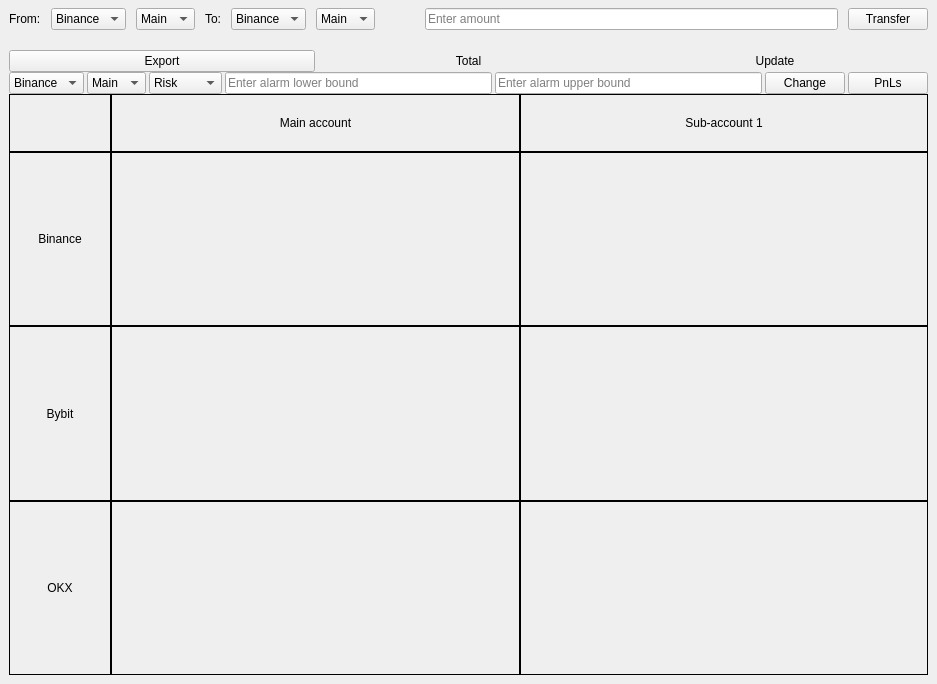
<?xml version="1.0" encoding="UTF-8"?>
<ui version="4.0">
 <class>MainWindow</class>
 <widget class="QMainWindow" name="MainWindow">
  <property name="geometry">
   <rect>
    <x>0</x>
    <y>0</y>
    <width>937</width>
    <height>684</height>
   </rect>
  </property>
  <property name="windowTitle">
   <string>Crypto Alarm</string>
  </property>
  <widget class="QWidget" name="centralwidget">
   <layout class="QVBoxLayout" name="verticalLayout" stretch="0,0,0,1">
    <property name="spacing">
     <number>0</number>
    </property>
    <property name="topMargin">
     <number>8</number>
    </property>
    <item>
     <layout class="QVBoxLayout" name="verticalLayout_2" stretch="0">
      <item>
       <layout class="QHBoxLayout" name="horizontalLayout_29" stretch="0,0,0,0,0,0,0,1,0">
        <property name="spacing">
         <number>10</number>
        </property>
        <item>
         <widget class="QLabel" name="label_3">
          <property name="text">
           <string>From:</string>
          </property>
         </widget>
        </item>
        <item>
         <widget class="QComboBox" name="comboBox_exchangeFrom">
          <item>
           <property name="text">
            <string>Binance</string>
           </property>
          </item>
          <item>
           <property name="text">
            <string>Okx</string>
           </property>
          </item>
          <item>
           <property name="text">
            <string>Bybit</string>
           </property>
          </item>
         </widget>
        </item>
        <item>
         <widget class="QComboBox" name="comboBox_accountFrom">
          <item>
           <property name="text">
            <string>Main</string>
           </property>
          </item>
          <item>
           <property name="text">
            <string>Sub1</string>
           </property>
          </item>
         </widget>
        </item>
        <item>
         <widget class="QLabel" name="label_4">
          <property name="text">
           <string>To:</string>
          </property>
         </widget>
        </item>
        <item>
         <widget class="QComboBox" name="comboBox_exchangeTo">
          <item>
           <property name="text">
            <string>Binance</string>
           </property>
          </item>
          <item>
           <property name="text">
            <string>Okx</string>
           </property>
          </item>
          <item>
           <property name="text">
            <string>Bybit</string>
           </property>
          </item>
         </widget>
        </item>
        <item>
         <widget class="QComboBox" name="comboBox_accountTo">
          <item>
           <property name="text">
            <string>Main</string>
           </property>
          </item>
          <item>
           <property name="text">
            <string>Sub1</string>
           </property>
          </item>
         </widget>
        </item>
        <item>
         <spacer name="horizontalSpacer">
          <property name="orientation">
           <enum>Qt::Horizontal</enum>
          </property>
          <property name="sizeHint" stdset="0">
           <size>
            <width>40</width>
            <height>20</height>
           </size>
          </property>
         </spacer>
        </item>
        <item>
         <widget class="QLineEdit" name="lineEdit">
          <property name="placeholderText">
           <string>Enter amount</string>
          </property>
         </widget>
        </item>
        <item>
         <widget class="QPushButton" name="button_transfer">
          <property name="text">
           <string>Transfer</string>
          </property>
          <property name="iconSize">
           <size>
            <width>16</width>
            <height>16</height>
           </size>
          </property>
         </widget>
        </item>
       </layout>
      </item>
     </layout>
    </item>
    <item>
     <spacer name="verticalSpacer">
      <property name="orientation">
       <enum>Qt::Vertical</enum>
      </property>
      <property name="sizeHint" stdset="0">
       <size>
        <width>20</width>
        <height>20</height>
       </size>
      </property>
     </spacer>
    </item>
    <item>
     <layout class="QHBoxLayout" name="horizontalLayout_5">
      <item>
       <widget class="QPushButton" name="button_export">
        <property name="text">
         <string>Export</string>
        </property>
       </widget>
      </item>
      <item>
       <widget class="QLabel" name="label_totalValue">
        <property name="layoutDirection">
         <enum>Qt::LeftToRight</enum>
        </property>
        <property name="frameShape">
         <enum>QFrame::NoFrame</enum>
        </property>
        <property name="text">
         <string>Total</string>
        </property>
        <property name="alignment">
         <set>Qt::AlignCenter</set>
        </property>
       </widget>
      </item>
      <item>
       <widget class="QLabel" name="label_infinity">
        <property name="enabled">
         <bool>true</bool>
        </property>
        <property name="frameShape">
         <enum>QFrame::NoFrame</enum>
        </property>
        <property name="frameShadow">
         <enum>QFrame::Plain</enum>
        </property>
        <property name="lineWidth">
         <number>1</number>
        </property>
        <property name="text">
         <string>Update</string>
        </property>
        <property name="alignment">
         <set>Qt::AlignCenter</set>
        </property>
       </widget>
      </item>
     </layout>
    </item>
    <item>
     <layout class="QVBoxLayout" name="verticalLayout_3" stretch="0,4,3,3">
      <item>
       <layout class="QHBoxLayout" name="horizontalLayout" stretch="0,0,0,3,3,0,0">
        <property name="spacing">
         <number>3</number>
        </property>
        <item>
         <widget class="QComboBox" name="comboBox_market">
          <item>
           <property name="text">
            <string>Binance</string>
           </property>
          </item>
          <item>
           <property name="text">
            <string>Bybit</string>
           </property>
          </item>
          <item>
           <property name="text">
            <string>OKX</string>
           </property>
          </item>
         </widget>
        </item>
        <item>
         <widget class="QComboBox" name="comboBox_subAcc">
          <item>
           <property name="text">
            <string>Main</string>
           </property>
          </item>
          <item>
           <property name="text">
            <string>Sub1</string>
           </property>
          </item>
         </widget>
        </item>
        <item>
         <widget class="QComboBox" name="comboBox_alarmType">
          <item>
           <property name="text">
            <string>Risk</string>
           </property>
          </item>
          <item>
           <property name="text">
            <string>Asset</string>
           </property>
          </item>
          <item>
           <property name="text">
            <string>Position</string>
           </property>
          </item>
          <item>
           <property name="text">
            <string>Size</string>
           </property>
          </item>
         </widget>
        </item>
        <item>
         <widget class="QLineEdit" name="lineEdit_lowerThreshold">
          <property name="placeholderText">
           <string>Enter alarm lower bound</string>
          </property>
         </widget>
        </item>
        <item>
         <widget class="QLineEdit" name="lineEdit_upperThreshold">
          <property name="placeholderText">
           <string>Enter alarm upper bound</string>
          </property>
         </widget>
        </item>
        <item>
         <widget class="QPushButton" name="button_changeThreshold">
          <property name="text">
           <string>Change</string>
          </property>
         </widget>
        </item>
        <item>
         <widget class="QPushButton" name="button_positionsPnL">
          <property name="text">
           <string>PnLs</string>
          </property>
         </widget>
        </item>
       </layout>
      </item>
      <item>
       <widget class="QScrollArea" name="scrollArea">
        <property name="frameShape">
         <enum>QFrame::NoFrame</enum>
        </property>
        <property name="frameShadow">
         <enum>QFrame::Plain</enum>
        </property>
        <property name="widgetResizable">
         <bool>true</bool>
        </property>
        <widget class="QWidget" name="scrollAreaWidgetContents">
         <property name="geometry">
          <rect>
           <x>0</x>
           <y>0</y>
           <width>917</width>
           <height>219</height>
          </rect>
         </property>
         <layout class="QHBoxLayout" name="horizontalLayout_2">
          <property name="spacing">
           <number>0</number>
          </property>
          <property name="leftMargin">
           <number>0</number>
          </property>
          <property name="topMargin">
           <number>0</number>
          </property>
          <property name="rightMargin">
           <number>0</number>
          </property>
          <property name="bottomMargin">
           <number>0</number>
          </property>
          <item>
           <layout class="QGridLayout" name="gridLayout" rowstretch="1,3" columnstretch="1,4,4" rowminimumheight="0,0">
            <property name="spacing">
             <number>0</number>
            </property>
            <item row="0" column="1">
             <widget class="QFrame" name="frame_8">
              <property name="frameShape">
               <enum>QFrame::Box</enum>
              </property>
              <property name="frameShadow">
               <enum>QFrame::Plain</enum>
              </property>
              <layout class="QHBoxLayout" name="horizontalLayout_41">
               <item>
                <widget class="QLabel" name="label_mainAccount">
                 <property name="text">
                  <string>Main account</string>
                 </property>
                 <property name="alignment">
                  <set>Qt::AlignCenter</set>
                 </property>
                </widget>
               </item>
              </layout>
             </widget>
            </item>
            <item row="1" column="1">
             <widget class="QFrame" name="frame_9">
              <property name="frameShape">
               <enum>QFrame::Box</enum>
              </property>
              <property name="frameShadow">
               <enum>QFrame::Plain</enum>
              </property>
              <layout class="QHBoxLayout" name="horizontalLayout_49">
               <item>
                <widget class="QLabel" name="label_BiMU">
                 <property name="text">
                  <string/>
                 </property>
                 <property name="alignment">
                  <set>Qt::AlignCenter</set>
                 </property>
                </widget>
               </item>
              </layout>
             </widget>
            </item>
            <item row="1" column="0">
             <widget class="QFrame" name="frame_3">
              <property name="frameShape">
               <enum>QFrame::Box</enum>
              </property>
              <property name="frameShadow">
               <enum>QFrame::Plain</enum>
              </property>
              <layout class="QHBoxLayout" name="horizontalLayout_4">
               <item>
                <widget class="QLabel" name="label_binance">
                 <property name="text">
                  <string>Binance</string>
                 </property>
                 <property name="alignment">
                  <set>Qt::AlignCenter</set>
                 </property>
                </widget>
               </item>
              </layout>
             </widget>
            </item>
            <item row="0" column="0">
             <widget class="QFrame" name="frame">
              <property name="frameShape">
               <enum>QFrame::Box</enum>
              </property>
              <property name="frameShadow">
               <enum>QFrame::Plain</enum>
              </property>
              <layout class="QHBoxLayout" name="horizontalLayout_3"/>
             </widget>
            </item>
            <item row="0" column="2">
             <widget class="QFrame" name="frame_2">
              <property name="frameShape">
               <enum>QFrame::Box</enum>
              </property>
              <property name="frameShadow">
               <enum>QFrame::Plain</enum>
              </property>
              <layout class="QHBoxLayout" name="horizontalLayout_9">
               <item>
                <widget class="QLabel" name="label_subAccount1">
                 <property name="text">
                  <string>Sub-account 1</string>
                 </property>
                 <property name="alignment">
                  <set>Qt::AlignCenter</set>
                 </property>
                </widget>
               </item>
              </layout>
             </widget>
            </item>
            <item row="1" column="2">
             <widget class="QFrame" name="frame_4">
              <property name="frameShape">
               <enum>QFrame::Box</enum>
              </property>
              <property name="frameShadow">
               <enum>QFrame::Plain</enum>
              </property>
              <layout class="QHBoxLayout" name="horizontalLayout_7">
               <item>
                <widget class="QLabel" name="label_Bi1U">
                 <property name="text">
                  <string/>
                 </property>
                 <property name="alignment">
                  <set>Qt::AlignCenter</set>
                 </property>
                </widget>
               </item>
              </layout>
             </widget>
            </item>
           </layout>
          </item>
         </layout>
        </widget>
       </widget>
      </item>
      <item>
       <widget class="QScrollArea" name="scrollArea_2">
        <property name="frameShape">
         <enum>QFrame::NoFrame</enum>
        </property>
        <property name="frameShadow">
         <enum>QFrame::Plain</enum>
        </property>
        <property name="widgetResizable">
         <bool>true</bool>
        </property>
        <widget class="QWidget" name="scrollAreaWidgetContents_3">
         <property name="geometry">
          <rect>
           <x>0</x>
           <y>0</y>
           <width>917</width>
           <height>164</height>
          </rect>
         </property>
         <layout class="QHBoxLayout" name="horizontalLayout_40">
          <property name="spacing">
           <number>0</number>
          </property>
          <property name="leftMargin">
           <number>0</number>
          </property>
          <property name="topMargin">
           <number>0</number>
          </property>
          <property name="rightMargin">
           <number>0</number>
          </property>
          <property name="bottomMargin">
           <number>0</number>
          </property>
          <item>
           <layout class="QGridLayout" name="gridLayout_4" columnstretch="1,4,4">
            <property name="bottomMargin">
             <number>0</number>
            </property>
            <property name="spacing">
             <number>0</number>
            </property>
            <item row="0" column="1">
             <widget class="QFrame" name="frame_13">
              <property name="frameShape">
               <enum>QFrame::Box</enum>
              </property>
              <property name="frameShadow">
               <enum>QFrame::Plain</enum>
              </property>
              <layout class="QHBoxLayout" name="horizontalLayout_43">
               <item>
                <widget class="QLabel" name="label_ByMU">
                 <property name="text">
                  <string/>
                 </property>
                 <property name="alignment">
                  <set>Qt::AlignCenter</set>
                 </property>
                </widget>
               </item>
              </layout>
             </widget>
            </item>
            <item row="0" column="0">
             <widget class="QFrame" name="frame_36">
              <property name="frameShape">
               <enum>QFrame::Box</enum>
              </property>
              <property name="frameShadow">
               <enum>QFrame::Plain</enum>
              </property>
              <layout class="QHBoxLayout" name="horizontalLayout_32">
               <item>
                <widget class="QLabel" name="label_bybit">
                 <property name="text">
                  <string>Bybit</string>
                 </property>
                 <property name="alignment">
                  <set>Qt::AlignCenter</set>
                 </property>
                </widget>
               </item>
              </layout>
             </widget>
            </item>
            <item row="0" column="2">
             <widget class="QFrame" name="frame_32">
              <property name="frameShape">
               <enum>QFrame::Box</enum>
              </property>
              <property name="frameShadow">
               <enum>QFrame::Plain</enum>
              </property>
              <layout class="QHBoxLayout" name="horizontalLayout_28">
               <item>
                <widget class="QLabel" name="label_By1U">
                 <property name="text">
                  <string/>
                 </property>
                 <property name="alignment">
                  <set>Qt::AlignCenter</set>
                 </property>
                </widget>
               </item>
              </layout>
             </widget>
            </item>
           </layout>
          </item>
         </layout>
        </widget>
       </widget>
      </item>
      <item>
       <widget class="QScrollArea" name="scrollArea_3">
        <property name="frameShape">
         <enum>QFrame::NoFrame</enum>
        </property>
        <property name="frameShadow">
         <enum>QFrame::Plain</enum>
        </property>
        <property name="widgetResizable">
         <bool>true</bool>
        </property>
        <widget class="QWidget" name="scrollAreaWidgetContents_4">
         <property name="geometry">
          <rect>
           <x>0</x>
           <y>0</y>
           <width>917</width>
           <height>164</height>
          </rect>
         </property>
         <layout class="QHBoxLayout" name="horizontalLayout_27">
          <property name="spacing">
           <number>0</number>
          </property>
          <property name="leftMargin">
           <number>0</number>
          </property>
          <property name="topMargin">
           <number>0</number>
          </property>
          <property name="rightMargin">
           <number>0</number>
          </property>
          <property name="bottomMargin">
           <number>0</number>
          </property>
          <item>
           <layout class="QGridLayout" name="gridLayout_3" columnstretch="1,4,4">
            <property name="bottomMargin">
             <number>0</number>
            </property>
            <property name="spacing">
             <number>0</number>
            </property>
            <item row="0" column="1">
             <widget class="QFrame" name="frame_45">
              <property name="frameShape">
               <enum>QFrame::Box</enum>
              </property>
              <property name="frameShadow">
               <enum>QFrame::Plain</enum>
              </property>
              <layout class="QHBoxLayout" name="horizontalLayout_46">
               <item>
                <widget class="QLabel" name="label_OkMU">
                 <property name="text">
                  <string/>
                 </property>
                 <property name="alignment">
                  <set>Qt::AlignCenter</set>
                 </property>
                </widget>
               </item>
              </layout>
             </widget>
            </item>
            <item row="0" column="2">
             <widget class="QFrame" name="frame_20">
              <property name="frameShape">
               <enum>QFrame::Box</enum>
              </property>
              <property name="frameShadow">
               <enum>QFrame::Plain</enum>
              </property>
              <layout class="QHBoxLayout" name="horizontalLayout_15">
               <item>
                <widget class="QLabel" name="label_Ok1U">
                 <property name="text">
                  <string/>
                 </property>
                 <property name="alignment">
                  <set>Qt::AlignCenter</set>
                 </property>
                </widget>
               </item>
              </layout>
             </widget>
            </item>
            <item row="0" column="0">
             <widget class="QFrame" name="frame_24">
              <property name="frameShape">
               <enum>QFrame::Box</enum>
              </property>
              <property name="frameShadow">
               <enum>QFrame::Plain</enum>
              </property>
              <layout class="QHBoxLayout" name="horizontalLayout_19">
               <item>
                <widget class="QLabel" name="label_okx">
                 <property name="text">
                  <string>OKX</string>
                 </property>
                 <property name="alignment">
                  <set>Qt::AlignCenter</set>
                 </property>
                </widget>
               </item>
              </layout>
             </widget>
            </item>
           </layout>
          </item>
         </layout>
        </widget>
       </widget>
      </item>
     </layout>
    </item>
   </layout>
  </widget>
 </widget>
 <resources/>
 <connections/>
</ui>
